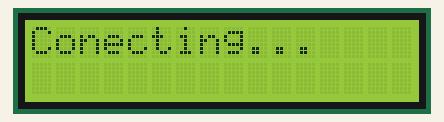
Simulated run of this program. Board: Raspberry Pi Pico running MicroPython. Parts: 16×2 character LCD. WiFi joins after 1.5 s; the clock reads 2024-03-15 10:24:30 at power-on unless the program sets it; values from a settings file that is not in the repository are placeholders; library files of the repository ran but are not shown: i2c_lcd_dq.py; what the program prints to the serial console is not drawn.

Above: at 0.2 s.
At 1.9 s:
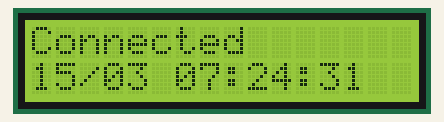
At 6.5 s:
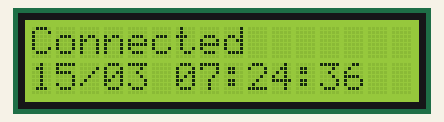
At 11.1 s:
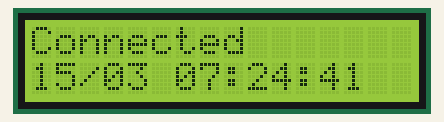
At 20.4 s:
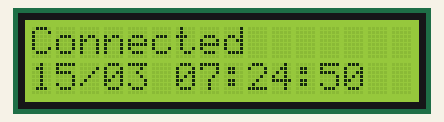
At 38.5 s:
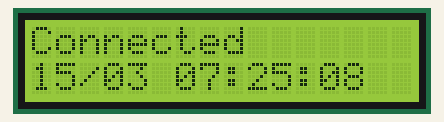

The program:

BasicClock.py
```python
# Basic Clock
import rp2
import network
import time
import secrets

from machine import Pin, I2C
from sys import exit

from i2c_lcd_dq import lcd_pcf8574

TIMEOUT = 20

# Init display
# Inicia o display
i2c = I2C(1, scl=Pin(15), sda=Pin(14))
lcd = lcd_pcf8574(i2c)
lcd.init()
lcd.backlightOn()

# Connects to WiFi network
# Conecta à rede WiFi
rp2.country('BR')
wlan = network.WLAN(network.STA_IF)
wlan.active(True)
wlan.connect(secrets.ESSID, secrets.PASSWD)

print ('Conecting...')
lcd.displayWrite(0,0,'Conecting...')
timeout = time.ticks_add(time.ticks_ms(), TIMEOUT*1000)
while not wlan.isconnected() and wlan.status() >= 0 and \
      time.ticks_diff(timeout, time.ticks_ms()) > 0:
    time.sleep(0.2)

if not wlan.isconnected():
    print ('Could not connect')
    lcd.displayWrite(1,0,'No connection')
    exit()

print('Connected')
print('IP: '+wlan.ifconfig()[0])
print()

# Get current time
# Obtem a hora atual
import ntptime
UTC_OFFSET = -3 * 60 * 60
ntptime.settime()
lcd.displayWrite(0,0,'Connected    ')

# Main loop
while True:
    now = time.localtime(time.time() + UTC_OFFSET)
    date_time =  "{:02}/{:02} {:02}:{:02}:{:02}".format(
        now[2],now[1],now[3],now[4],now[5])
    print(date_time)
    lcd.displayWrite(1,0,date_time)
    time.sleep(0.5)
```

Measured:
- what the display in image 0 shows lasts 1.7 s, from 0.1 s to 1.8 s
- what the display in image 1 shows lasts 0.5 s, from 1.8 s to 2.3 s
- what the display in image 2 shows lasts 1.0 s, from 6.5 s to 7.5 s
